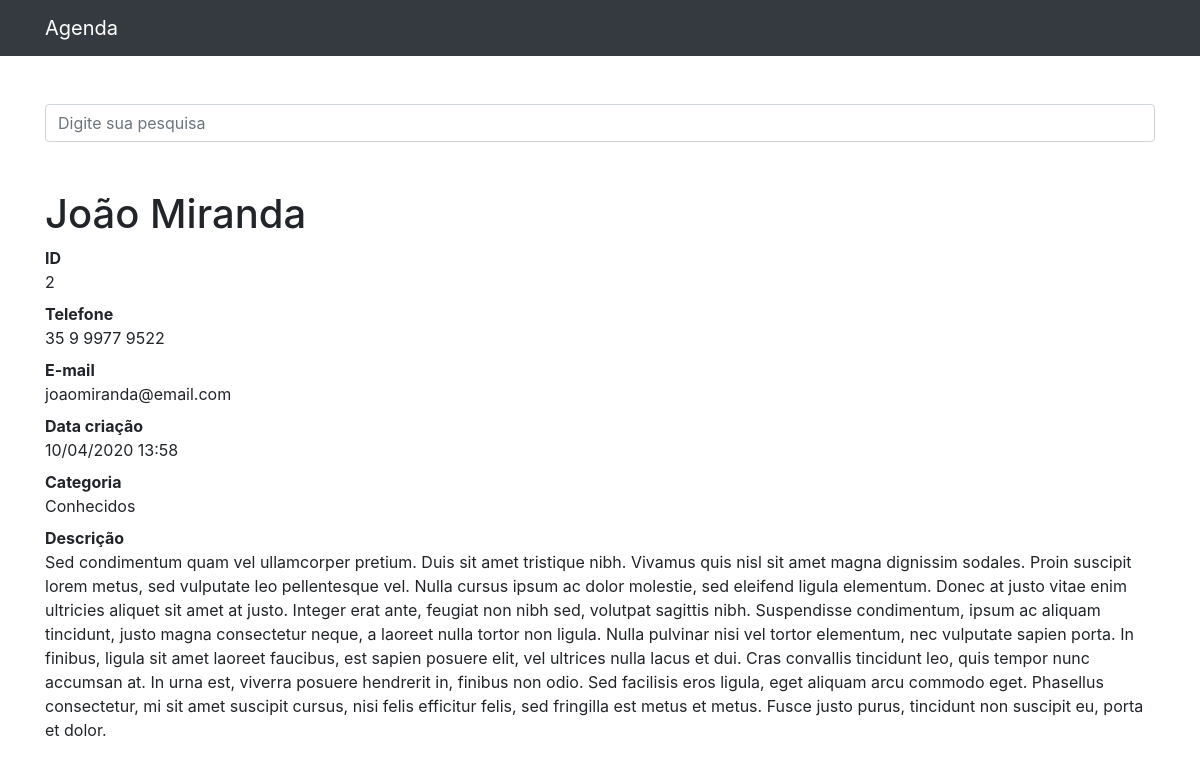
Page /2/ on the committed database.
### contatos/models.py (models this page shows, shortened)
class Contato(models.Model):
    nome = models.CharField(max_length=255)
    sobrenome = models.CharField(max_length=255, blank=True)
    telefone = models.CharField(max_length=255)
    email = models.CharField(max_length=255, blank=True)
    data_criacao = models.DateTimeField(default=timezone.now)
    descricao = models.TextField(blank=True)
    categoria = models.ForeignKey(Categoria, on_delete=models.DO_NOTHING)
    mostrar = models.BooleanField(default=True)

class Categoria(models.Model):
    nome = models.CharField(max_length=255)
    def __str__(self):
        return self.nome

### contatos/views.py (the view)
# urls.py: path('<int:id>/', views.detalhes, name="detalhes"),
def detalhes(request, id):
    contato = get_object_or_404(Contato, id=id)
    if not contato.mostrar:
        raise Http404
    return render(request, 'contatos/detalhes.html', {'contato': contato})

### contatos/templates/contatos/detalhes.html (shortened to what this page needs)
{%extends 'base.html'%}
{%block 'content'%}
<h1 class="mt-5">{{contato.nome}} {{contato.sobrenome}}</h1>
<dl>
  <dt>ID</dt>
  <dd>{{contato.id}}</dd>
  <dt>Telefone</dt>
  <dd>{{contato.telefone}}</dd>
  <dt>E-mail</dt>
  <dd>{{contato.email}}</dd>
  <dt>Data criação</dt>
  <dd>{{contato.data_criacao|date:'d/m/Y H:i'}}</dd>
  <dt>Categoria</dt>
  <dd>{{contato.categoria}}</dd>
  <dt>Descrição</dt>
  <dd>
    {{contato.descricao}}
  </dd>
</dl>
{%endblock%}

### rows in the picture
Contato: nome "João", sobrenome "Miranda", id "2", telefone "35 9 9977 9522", email "joaomiranda@email.com", data_criacao "10/04/2020 13:58", categoria "Conhecidos", descricao "Sed condimentum quam vel ullamcorper pretium. Duis sit amet tristique nibh. Vivamus quis nisl sit amet magna dignissim sodales. Proin suscipit lorem metus, sed vulputate leo pellentesque vel. Nulla cursus ipsum ac dolor molestie, sed eleifend ligula elementum. Donec at justo vitae enim ultricies aliquet sit amet at justo. Integer erat ante, feugiat non nibh sed, volutpat sagittis nibh. Suspendisse condimentum, ipsum ac aliquam tincidunt, justo magna consectetur neque, a laoreet nulla tortor non ligula. Nulla pulvinar nisi vel tortor elementum, nec vulputate sapien porta. In finibus, ligula sit amet laoreet faucibus, est sapien posuere elit, vel ultrices nulla lacus et dui. Cras convallis…"
